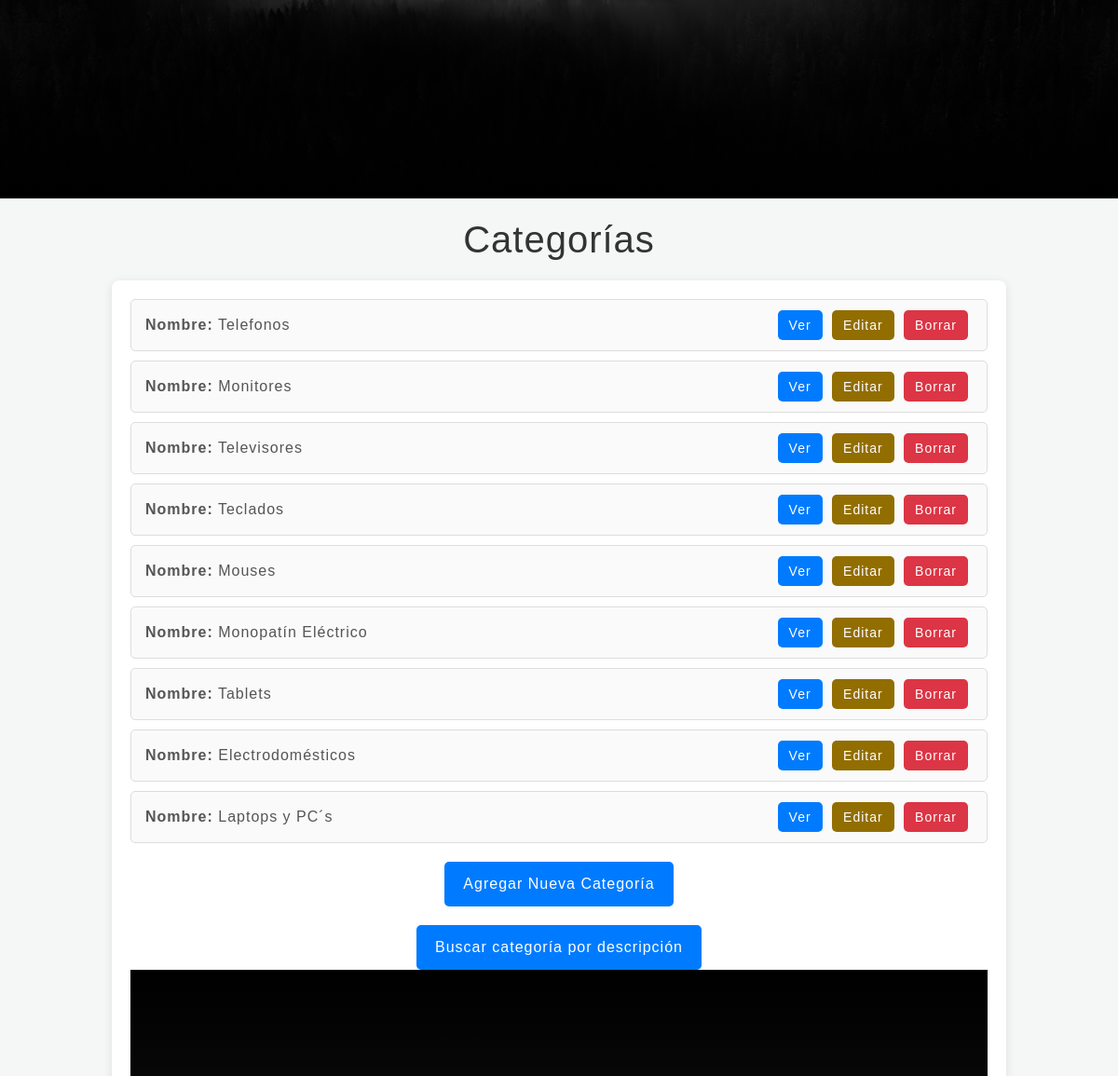
Before: /categoria/lista/ (middle part) with the older database file.
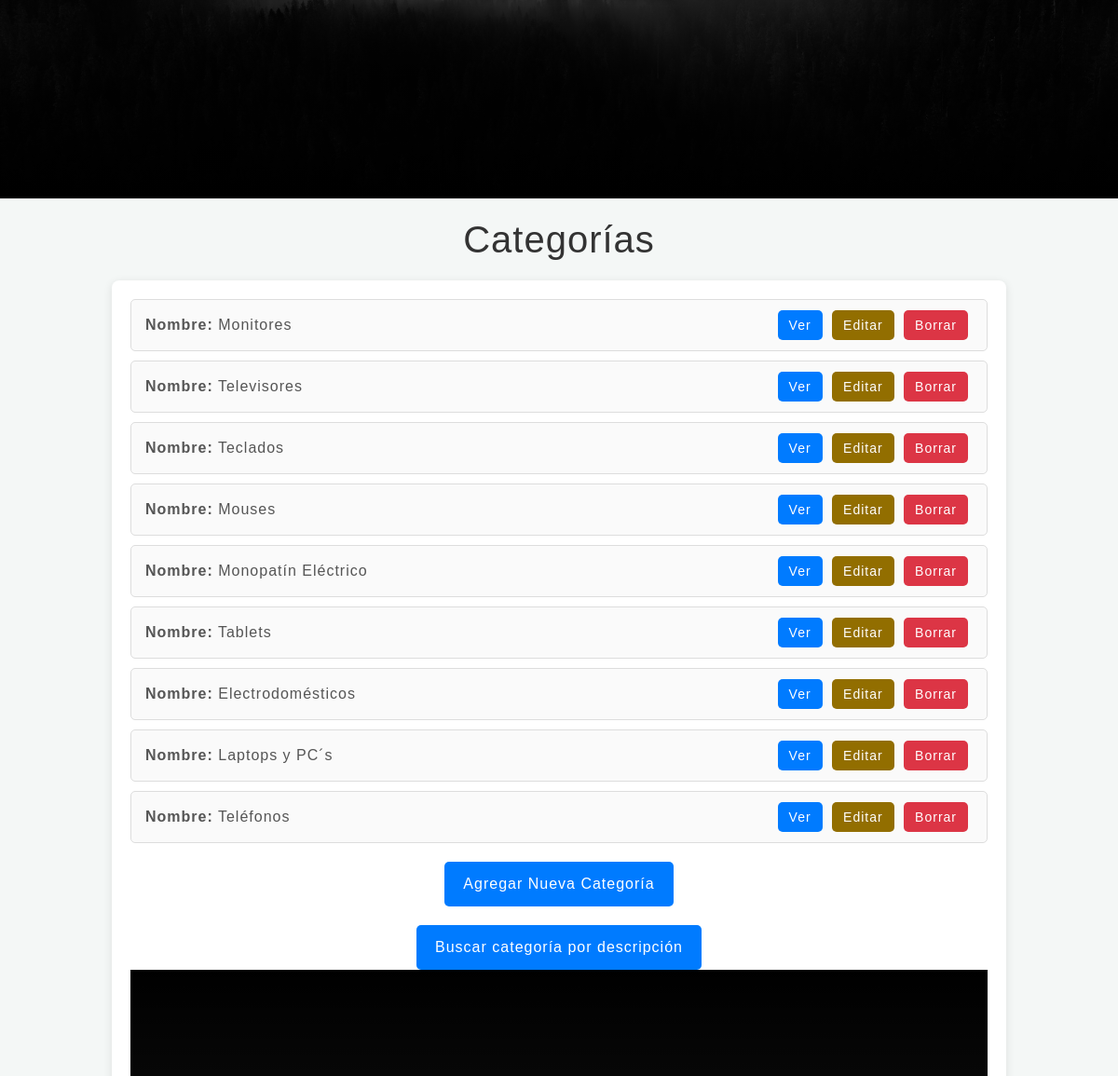
After: the same page with the newer database file.
### AppGasco/models.py (models this page shows, shortened)
class Categoria(models.Model):
    nombre_categoria = models.CharField(max_length=30)
    descripcion_categoria = models.TextField(blank=True, null=True)

### AppGasco/views_clases.py (the view)
# urls.py: path('categoria/lista/', views_clases.CategoriaListView.as_view(), name='List_Categoria'),
class CategoriaListView(ListView):
    model = Categoria  # Modelo con el que trabaja esta vista
    template_name = "appgasco/Vistas_Clase_Categoria/categoria_list.html"  # Plantilla para renderizar la lista

### AppGasco/templates/appgasco/Vistas_Clase_Categoria/categoria_list.html (shortened to what this page needs)
{% extends 'AppGasco/index.html' %}
{% load static %}
{% block main %}
<h1>Categorías</h1>
<div class="category-list">
    {% if object_list %}
        <ul>
            {% for categoria in object_list %}
                <li>
                    <p><strong>Nombre:</strong> {{ categoria.nombre_categoria }}</p>
                    <div class="actions">
                        <a href="{% url 'Detail_Categoria' categoria.pk %}" class="btn-view">Ver</a>
                        <a href="{% url 'Edit_Categoria' categoria.pk %}" class="btn-edit">Editar</a>
                        <a href="{% url 'Delete_Categoria' categoria.pk %}" class="btn-delete">Borrar</a>
                    </div>
                </li>
            {% endfor %}
        </ul>
    {% else %}
        <p class="empty-message">No hay categorías disponibles.</p>
    {% endif %}
    <div class="actions-global">
        <a href="{% url 'New_Categoria' %}" class="btn-new">Agregar Nueva Categoría</a>
    </div>
    <div class="actions-global">
        <a href="{% url 'Busqueda_DescripcionCategoria' %}" class="btn-new">Buscar categoría por descripción</a>
    </div>
{% endblock main %}

Changed rows visible on the page:
removed Categoria: nombre_categoria "Telefonos"
added Categoria: nombre_categoria "Teléfonos"
